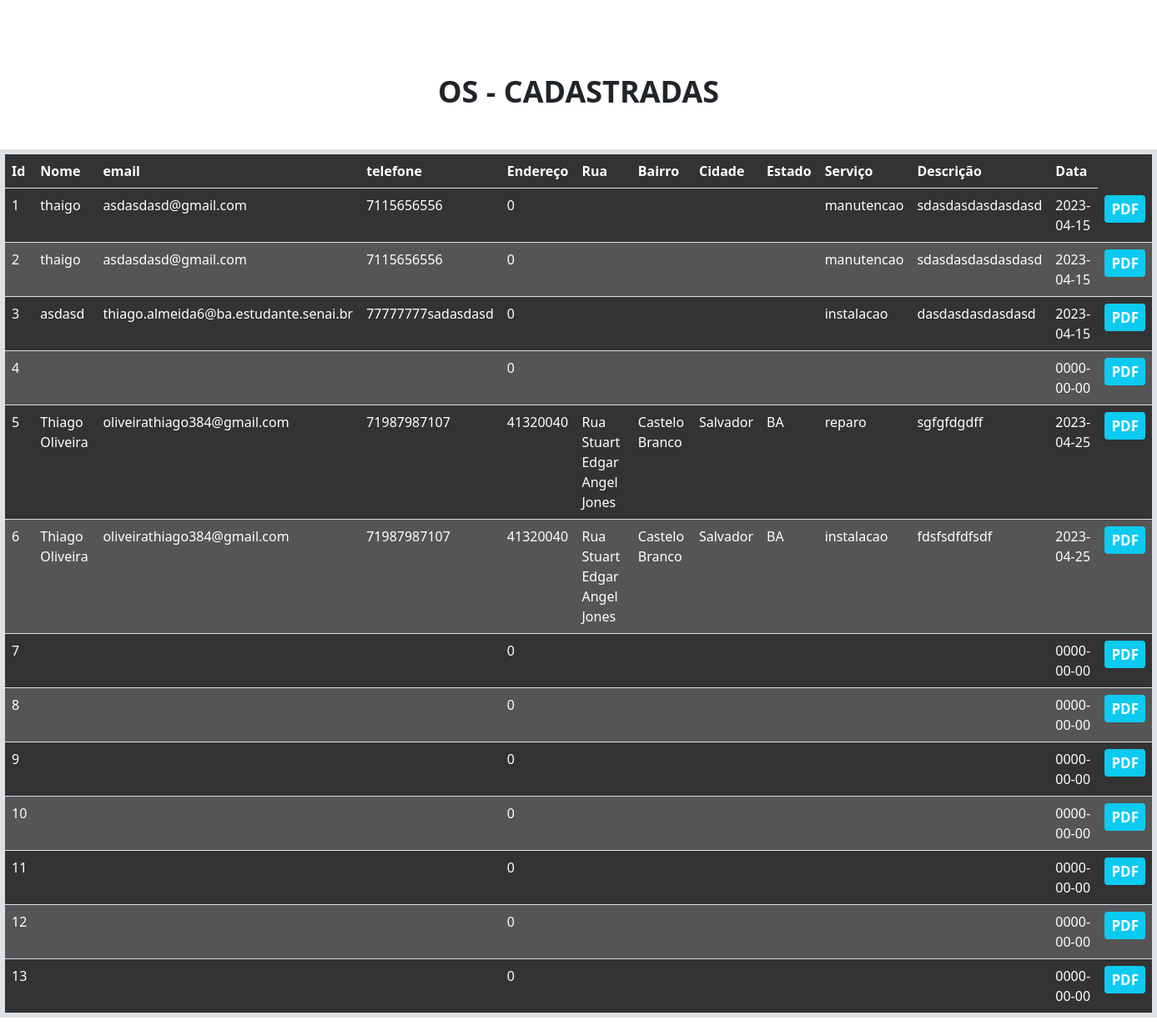
/listaros.php, run on the app's committed database.
### tables this page shows
CREATE TABLE `service` (
  `id` int(11) NOT NULL,
  `name` varchar(100) NOT NULL,
  `mail` varchar(100) NOT NULL,
  `tel` varchar(50) NOT NULL,
  `endereco` int(200) NOT NULL,
  `logradouro` varchar(200) NOT NULL,
  `local` varchar(200) NOT NULL,
  `municipio` varchar(200) NOT NULL,
  `estado` varchar(200) NOT NULL,
  `servi` varchar(50) NOT NULL,
  `descri` varchar(500) NOT NULL,
  `data` date NOT NULL
);

### Model.php (called while the page is built)
<?php
class Model{
    private $server ="localhost";
    private $username ="root";
    private $pass = "";
    private $database ="ordem_servico";
    private $conn;
    public function __construct(){
        try {
            $this->conn= new mysqli($this->server, $this->username, $this->pass, $this->database);
        } catch (Exception $e) {
            echo "A Conexão falhou!".$e->getMessage();
        }
    }
public function fetch(){
    $data = null;
    $query = "SELECT * FROM  service";
    if($sql = $this->conn->query($query)){
        while ($row = mysqli_fetch_assoc($sql)){
            $data[]=$row;
        }
    }
    return $data;
}
}
?>

### listaros.php (the view, shortened to what this page needs)
<!DOCTYPE html>
<html lang="pt-br">
<head>
    <link href="https://cdn.jsdelivr.net/npm/bootstrap@5.2.3/dist/css/bootstrap.min.css" rel="stylesheet">
    <link rel="stylesheet" href="css2/style.css">
</head>
<body>
    <div class="container">
        <div class="row">
            <div class="col-md-12 mt-4">
            <div class="text-center">
                </div>
                <h1 class="text-center">OS - CADASTRADAS</h1>
            </div>
        </div>
    </div>
    <table class="table">
        <thead>
            <th>Id</th>
            <th>Nome</th>
            <th>email</th>
            <th>telefone</th>
            <th>Endereço</th>
            <th>Rua</th>
            <th>Bairro</th>
            <th>Cidade</th>
            <th>Estado</th>
            <th>Serviço</th>
            <th>Descrição</th>
            <th>Data</th>
        </thead>
        <tbody>
            <?php
            include "Model.php";
            $model = new Model();
            $rows = $model->fetch();
            if(!empty($rows)){
                foreach ($rows as $row){
                    ?>
                    <tr>
                        <td><?php echo $row['id']?></td>
                        <td><?php echo $row['name']?></td>
                        <td><?php echo $row['mail']?></td>
                        <td><?php echo $row['tel']?></td>
                        <td><?php echo $row['endereco']?></td>
                        <td><?php echo $row['logradouro']?></td>
                        <td><?php echo $row['local']?></td>
                        <td><?php echo $row['municipio']?></td>
                        <td><?php echo $row['estado']?></td>
                        <td><?php echo $row['servi']?></td>
                        <td><?php echo $row['descri']?></td>
                        <td><?php echo $row['data']?></td>
                        <td>
                            <a href="pdf.php?id=<?php echo $row['id'];?>" class="badge bg-info p-2">pdf</>
                        </td>
                    </tr>
                    <?php
                }
            }
            ?>
        </tbody>
    </table>
</body>
</html>

### listaros.php (style rules this page uses)
body { background-image: url(tec.png); background-repeat: no-repeat; }
h1 { font-size: 36px; font-weight: bold; margin-top: 40px; }
table { border: 6px solid blue; width: 100%; border-collapse: collapse; margin-top: 40px; background-color: #333; color: white }
table th { background-color: black; color: white; }
table th, table td { padding: 12px; text-align: left; color: white; }
table tr:nth-child(even) { background-color: #555; }
.badge { padding: 6px 12px; font-size: 17px; font-weight: bold; border-radius: 4px; text-transform: uppercase; color: white; background-color: #007bff; text-decoration: none; }

### data on the page
service: id "1", name "thaigo", mail "asdasdasd@gmail.com", tel "7115656556", endereco "0", servi "manutencao", descri "sdasdasdasdasdasd", data "2023-04-15"
service: id "2", name "thaigo", mail "asdasdasd@gmail.com", tel "7115656556", endereco "0", servi "manutencao", descri "sdasdasdasdasdasd", data "2023-04-15"
service: id "3", name "asdasd", mail "thiago.almeida6@ba.estudante.senai.br", tel "77777777sadasdasd", endereco "0", servi "instalacao", descri "dasdasdasdasdasd", data "2023-04-15"
service: id "4", endereco "0", data "0000-00-00"
service: id "5", name "Thiago Oliveira", mail "oliveirathiago384@gmail.com", tel "71987987107", endereco "41320040", logradouro "Rua Stuart Edgar Angel Jones", local "Castelo Branco", municipio "Salvador", estado "BA", servi "reparo", descri "sgfgfdgdff", data "2023-04-25"
service: id "6", name "Thiago Oliveira", mail "oliveirathiago384@gmail.com", tel "71987987107", endereco "41320040", logradouro "Rua Stuart Edgar Angel Jones", local "Castelo Branco", municipio "Salvador", estado "BA", servi "instalacao", descri "fdsfsdfdfsdf", data "2023-04-25"
service: id "7", endereco "0", data "0000-00-00"
service: id "8", endereco "0", data "0000-00-00"
service: id "9", endereco "0", data "0000-00-00"
service: id "10", endereco "0", data "0000-00-00"
service: id "11", endereco "0", data "0000-00-00"
service: id "12", endereco "0", data "0000-00-00"
service: id "13", endereco "0", data "0000-00-00"
